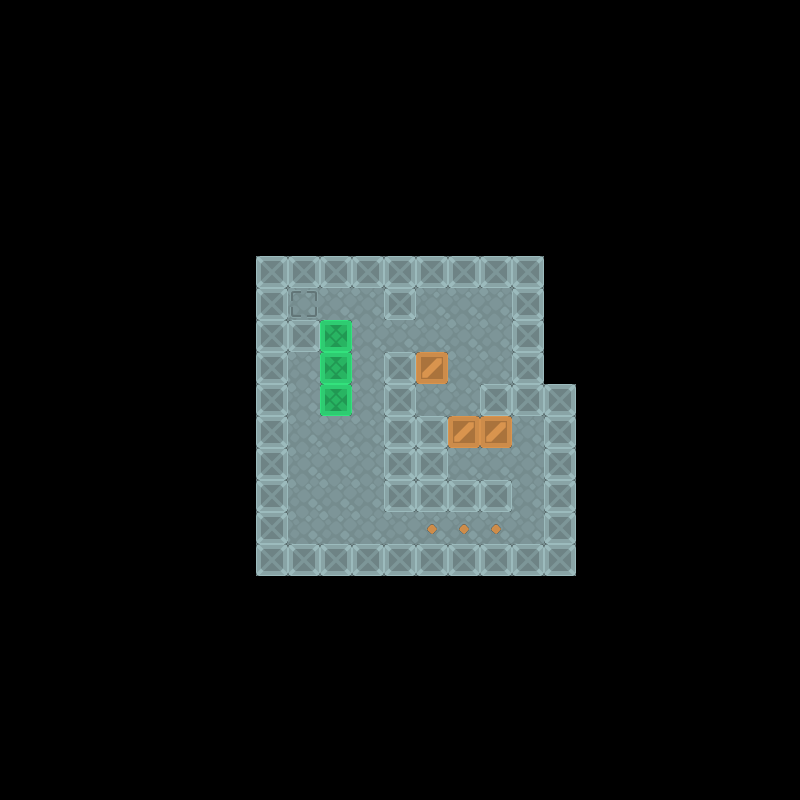

Tiled map render using the project's own tile images. Description and the map definition, with tile-layer contents summarised, below:
An orthogonal 25x25 tile map with 32x32 px tiles, 5 tile layers (background, goals, walls, boxes, ...).

<map version="1.4" tiledversion="1.4.1" orientation="orthogonal" renderorder="right-down" width="25" height="25" tilewidth="32" tileheight="32" infinite="0" nextlayerid="6" nextobjectid="1">
 <tileset firstgid="1" name="sokoban_tilesheet" tilewidth="32" tileheight="32" tilecount="104" columns="13">
  <image source="../images/Tilesheet/sokoban_tilesheet.png" width="416" height="256" />
 </tileset>
 <layer id="3" name="background" width="25" height="25">
  <data>[625 cells, 96 non-empty, 1 distinct tile ids]</data>
 </layer>
 <layer id="2" name="goals" width="25" height="25">
  <data>[625 cells, 6 non-empty, 1 distinct tile ids]</data>
 </layer>
 <layer id="1" name="walls" width="25" height="25">
  <data>[625 cells, 49 non-empty, 1 distinct tile ids]</data>
 </layer>
 <layer id="4" name="boxes" width="25" height="25">
  <data>[625 cells, 6 non-empty, 2 distinct tile ids]</data>
 </layer>
 <layer id="5" name="player-start" width="25" height="25">
  <data>[625 cells, 1 non-empty, 1 distinct tile ids]</data>
 </layer>
</map>
